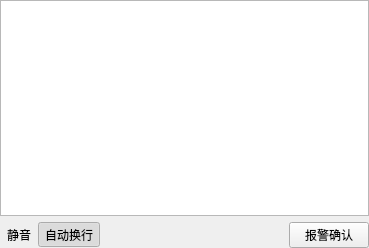
<?xml version="1.0" encoding="UTF-8"?>
<ui version="4.0">
 <class>MessageWidget</class>
 <widget class="QWidget" name="MessageWidget">
  <property name="geometry">
   <rect>
    <x>0</x>
    <y>0</y>
    <width>369</width>
    <height>248</height>
   </rect>
  </property>
  <property name="windowTitle">
   <string>消息</string>
  </property>
  <layout class="QVBoxLayout" name="verticalLayout">
   <property name="leftMargin">
    <number>0</number>
   </property>
   <property name="topMargin">
    <number>0</number>
   </property>
   <property name="rightMargin">
    <number>0</number>
   </property>
   <property name="bottomMargin">
    <number>0</number>
   </property>
   <item>
    <widget class="QListView" name="view">
     <property name="wordWrap">
      <bool>true</bool>
     </property>
    </widget>
   </item>
   <item>
    <layout class="QHBoxLayout" name="horizontalLayout">
     <property name="spacing">
      <number>0</number>
     </property>
     <item>
      <widget class="QToolButton" name="mute">
       <property name="text">
        <string>静音</string>
       </property>
       <property name="icon">
        <iconset resource="../wbapp.qrc">
         <normaloff>:/Resources/sound.png</normaloff>
         <normalon>:/Resources/mute.png</normalon>:/Resources/sound.png</iconset>
       </property>
       <property name="checkable">
        <bool>true</bool>
       </property>
       <property name="autoRaise">
        <bool>true</bool>
       </property>
      </widget>
     </item>
     <item>
      <widget class="QToolButton" name="wordWrap">
       <property name="text">
        <string>自动换行</string>
       </property>
       <property name="icon">
        <iconset resource="../wbapp.qrc">
         <normaloff>:/Resources/wordWrap.png</normaloff>:/Resources/wordWrap.png</iconset>
       </property>
       <property name="checkable">
        <bool>true</bool>
       </property>
       <property name="checked">
        <bool>true</bool>
       </property>
       <property name="autoRaise">
        <bool>true</bool>
       </property>
      </widget>
     </item>
     <item>
      <spacer name="horizontalSpacer">
       <property name="orientation">
        <enum>Qt::Horizontal</enum>
       </property>
       <property name="sizeHint" stdset="0">
        <size>
         <width>40</width>
         <height>20</height>
        </size>
       </property>
      </spacer>
     </item>
     <item>
      <widget class="QPushButton" name="confirm">
       <property name="text">
        <string>报警确认</string>
       </property>
      </widget>
     </item>
    </layout>
   </item>
  </layout>
 </widget>
 <tabstops>
  <tabstop>confirm</tabstop>
  <tabstop>mute</tabstop>
  <tabstop>view</tabstop>
 </tabstops>
 <resources>
  <include location="../wbapp.qrc"/>
 </resources>
 <connections/>
</ui>
